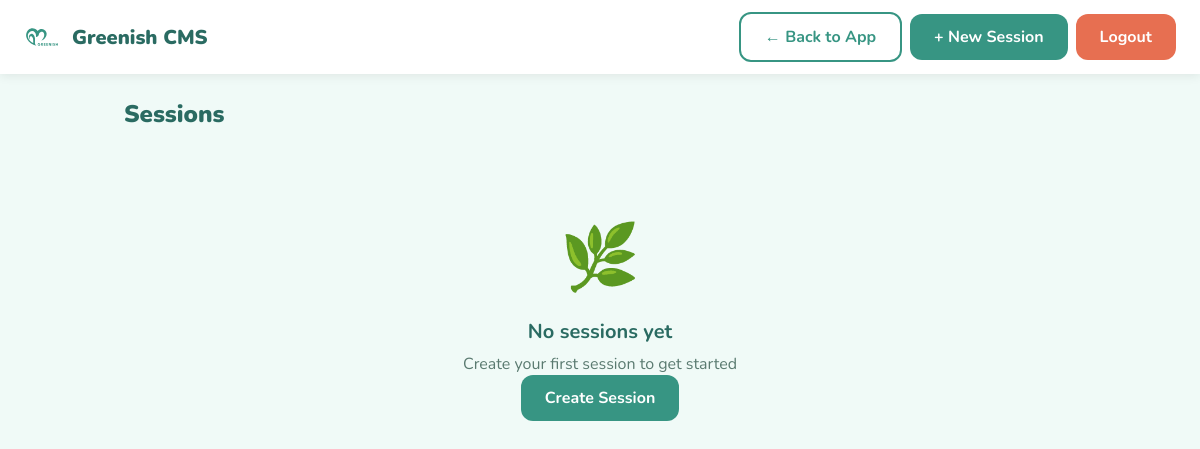
Before: /session/cms/ (signed in) with the older database file.
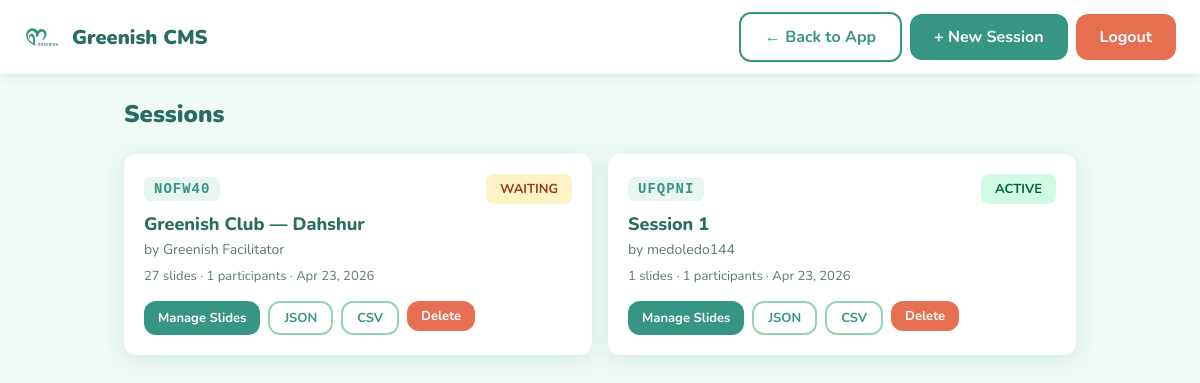
After: the same page with the newer database file.
### session/models.py (models this page shows, shortened)
class Session(models.Model):
    STATUS_CHOICES = [
        ('waiting', 'Waiting'),
        ('active', 'Active'),
        ('ended', 'Ended'),
    ]
    code = models.CharField(max_length=6, unique=True, default=generate_session_code)
    title = models.CharField(max_length=255)
    facilitator_name = models.CharField(max_length=100, blank=True, default='')
    facilitator_password = models.CharField(max_length=128, blank=True, default='')
    status = models.CharField(max_length=10, choices=STATUS_CHOICES, default='waiting')
    current_slide_index = models.PositiveIntegerField(default=0)
    activity_active = models.BooleanField(default=False)
    created_at = models.DateTimeField(auto_now_add=True)

### session/cms_views.py (the view)
# urls.py: path('cms/', cms_views.cms_sessions, name='cms_sessions'),
@never_cache
@staff_member_required(login_url='/session/cms/login/')
def cms_sessions(request):
    sessions = Session.objects.all().order_by('-created_at')
    owned_code = request.session.get('owned_session')
    if owned_code:
        try:
            Session.objects.get(code=owned_code)
        except Session.DoesNotExist:
            owned_code = None
    return render(request, 'session/cms/sessions.html', {'sessions': sessions, 'owned_session': owned_code})

### session/templates/session/cms/sessions.html (shortened to what this page needs)
<!DOCTYPE html>
<html lang="en">
<head>
    <link rel="stylesheet" href="/static/css/session.css?v=5">
    <link rel="stylesheet" href="/static/css/cms.css?v=5">
</head>
<body class="cms-page">
    <header class="cms-header">
        <div class="cms-header-left">
            <img src="/static/img/logo.svg?v=5" alt="Greenish" class="cms-logo">
            <h1>Greenish CMS</h1>
        </div>
        <div class="cms-header-right">
            <a href="/session/" class="btn btn-secondary">← Back to App</a>
            <a href="/session/create/" class="btn btn-primary">+ New Session</a>
            <a href="{% url 'cms_logout' %}" class="btn btn-danger">Logout</a>
        </div>
    </header>
    <main class="cms-main">
        <div class="cms-section-header">
            <h2>Sessions</h2>
        </div>
        {% if sessions %}
        <div class="cms-sessions-grid">
            {% for session in sessions %}
            <div class="cms-session-card">
                <div class="session-card-header">
                    <span class="session-code">{{ session.code }}</span>
                    <span class="session-status status-{{ session.status }}">{{ session.get_status_display }}</span>
                </div>
                <h3 class="session-card-title">{{ session.title }}</h3>
                <p class="session-card-facilitator">by {{ session.facilitator_name }}</p>
                <p class="session-card-meta">
                    {{ session.slides.count }} slides &middot;
                    {{ session.participants.count }} participants &middot;
                    {{ session.created_at|date:"M d, Y" }}
                </p>
                <div class="session-card-actions">
                    <a href="{% url 'cms_slides' code=session.code %}" class="btn btn-primary btn-small">Manage Slides</a>
                    <a href="{% url 'cms_export' code=session.code %}" class="btn btn-outline btn-small">JSON</a>
                    <a href="{% url 'cms_export_csv' code=session.code %}" class="btn btn-outline btn-small">CSV</a>
                    <form method="post" action="{% url 'cms_delete_session' code=session.code %}" style="display:inline;" onsubmit="return confirm('Delete session {{ session.code }}? This cannot be undone.');">
                        <button type="submit" class="btn btn-danger btn-small">Delete</button>
                    </form>
                </div>
            </div>
            {% endfor %}
        </div>
        {% else %}
        <div class="cms-empty">
            <div class="empty-icon">🌿</div>
            <h3>No sessions yet</h3>
            <p>Create your first session to get started</p>
            <a href="/session/create/" class="btn btn-primary">Create Session</a>
        </div>
        {% endif %}
    </main>
</body>
</html>

### static/css/session.css (style rules this page uses)
:root { --primary: #379583; --primary-dark: #2A6B62; --primary-light: #52B788; --primary-pale: #95D5B2; --primary-tint: #E8F5F0; --bg: #F0FAF7; --text-dark: #1B3A2F; --text-muted: #5A7A70; --alert: #E76F51; --accent: #52B788; --white: #FFFFFF; --shadow: 0 4px 20px rgba(55, 149, 131, 0.15); --shadow-lg: 0 8px 40px rgba(55, 149, 131, 0.2); --radius: 12px; --radius-lg: 20px; --transition: all 0.3s cubic-bezier(0.4, 0, 0.2, 1); --glass-bg: rgba(255, 255, 255, 0.72); --glass-border: rgba(255, 255, 255, 0.3); --nature-1: #1a4731; --nature-2: #245a3d; --nature-3: #379583; --nature-4: #52B788; --nature-5: #95D5B2; --coral: #E76F51; --gold: #F4A261; --ocean: #2196F3; }
* { margin: 0; padding: 0; box-sizing: border-box; }
body { font-family: 'Nunito', sans-serif; background: var(--bg); color: var(--text-dark); min-height: 100vh; overflow-x: hidden; }
.btn { display: inline-flex; align-items: center; justify-content: center; gap: 8px; padding: 12px 24px; border: none; border-radius: var(--radius); font-family: 'Nunito', sans-serif; font-weight: 700; font-size: 16px; cursor: pointer; transition: var(--transition); text-decoration: none; }
.btn-primary { background: var(--primary); color: var(--white); }
.btn-secondary { background: var(--white); color: var(--primary); border: 2px solid var(--primary); }
.btn-danger { background: var(--alert); color: var(--white); }
.btn-outline { background: transparent; color: var(--primary); border: 2px solid var(--primary-pale); }
.btn-small { padding: 6px 14px; font-size: 13px; }
.session-code { background: var(--primary-tint); color: var(--primary-dark); padding: 6px 14px; border-radius: 8px; font-weight: 700; font-size: 14px; letter-spacing: 1px; }
.session-status { padding: 6px 14px; border-radius: 8px; font-weight: 700; font-size: 13px; text-transform: uppercase; }
.status-waiting { background: #FEF3C7; color: #92400E; }
.status-active { background: #D1FAE5; color: #065F46; }

### static/css/cms.css (style rules this page uses)
.cms-page { min-height: 100vh; background: var(--bg); }
.cms-header { background: var(--white); padding: 12px 24px; display: flex; align-items: center; justify-content: space-between; box-shadow: 0 2px 10px rgba(0,0,0,0.08); z-index: 10; position: sticky; top: 0; }
.cms-header-left { display: flex; align-items: center; gap: 12px; }
.cms-header-right { display: flex; align-items: center; gap: 8px; }
.cms-logo { width: 36px; height: 36px; }
.cms-header h1 { font-size: 20px; font-weight: 900; color: var(--primary-dark); }
.cms-main { max-width: 1000px; margin: 0 auto; padding: 24px; }
.cms-section-header { display: flex; align-items: center; justify-content: space-between; margin-bottom: 24px; }
.cms-section-header h2 { font-size: 24px; font-weight: 900; color: var(--primary-dark); }
.btn-small { padding: 6px 14px; font-size: 13px; }
.cms-sessions-grid { display: grid; grid-template-columns: repeat(auto-fill, minmax(320px, 1fr)); gap: 16px; }
.cms-session-card { background: var(--white); border-radius: var(--radius); padding: 20px; box-shadow: var(--shadow); transition: var(--transition); }
.session-card-header { display: flex; align-items: center; justify-content: space-between; margin-bottom: 8px; }
.session-card-title { font-size: 18px; font-weight: 800; color: var(--primary-dark); margin-bottom: 4px; }
.session-card-facilitator { font-size: 14px; color: var(--text-muted); margin-bottom: 8px; }
.session-card-meta { font-size: 13px; color: var(--text-muted); margin-bottom: 16px; }
.session-card-actions { display: flex; gap: 8px; flex-wrap: wrap; }
.session-code { font-family: monospace; font-size: 14px; font-weight: 700; color: var(--primary); background: var(--primary-tint); padding: 4px 10px; border-radius: 6px; letter-spacing: 1px; }

Changed rows visible on the page:
added Session: code "NOFW40", status "WAITING", title "Greenish Club — Dahshur", facilitator_name "Greenish Facilitator", slides.count "27", participants.count "1", created_at "Apr 23, 2026"
added Session: code "UFQPNI", status "ACTIVE", title "Session 1", facilitator_name "medoledo144", slides.count "1", participants.count "1", created_at "Apr 23, 2026"
Other visible differences:
text no longer shown: "🌿 No sessions yet Create your first session to get started Create Session"
